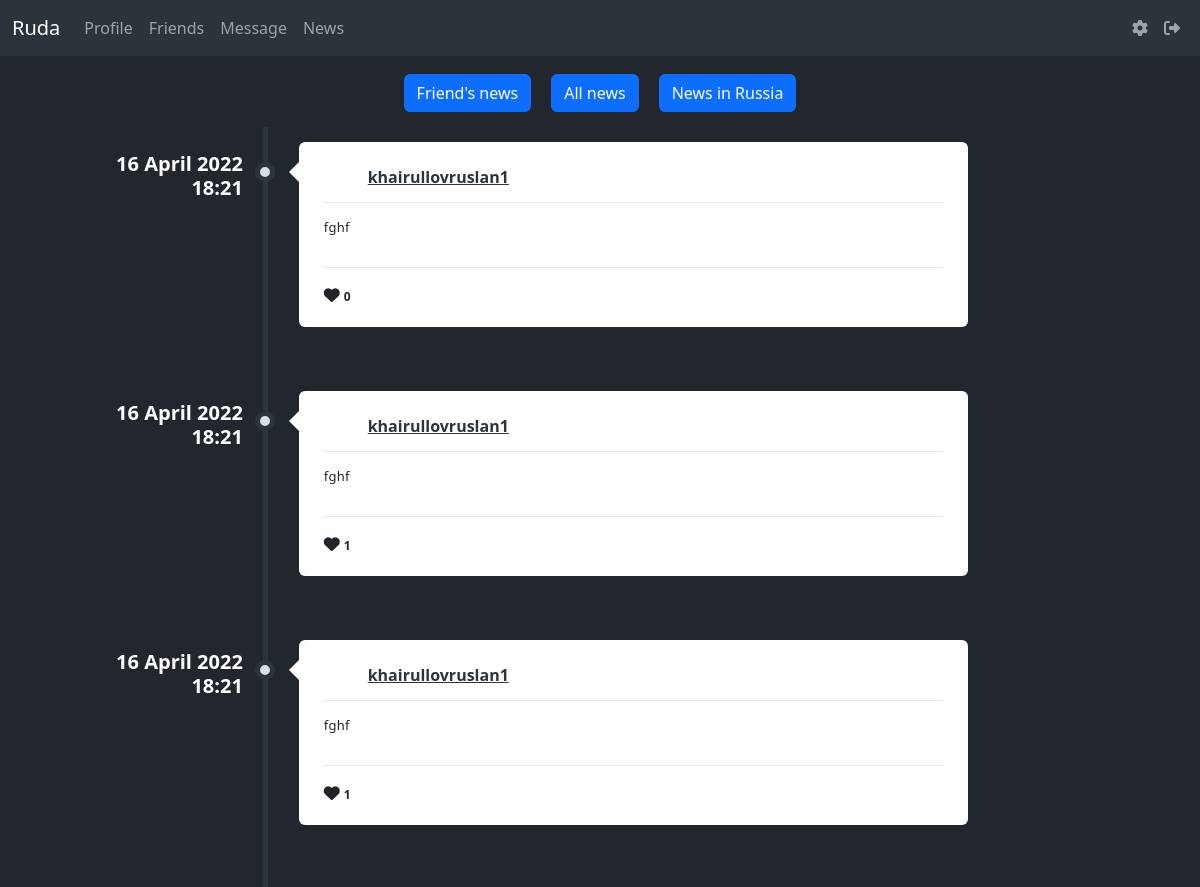
Before: /news (signed in, upper part) with the older database file.
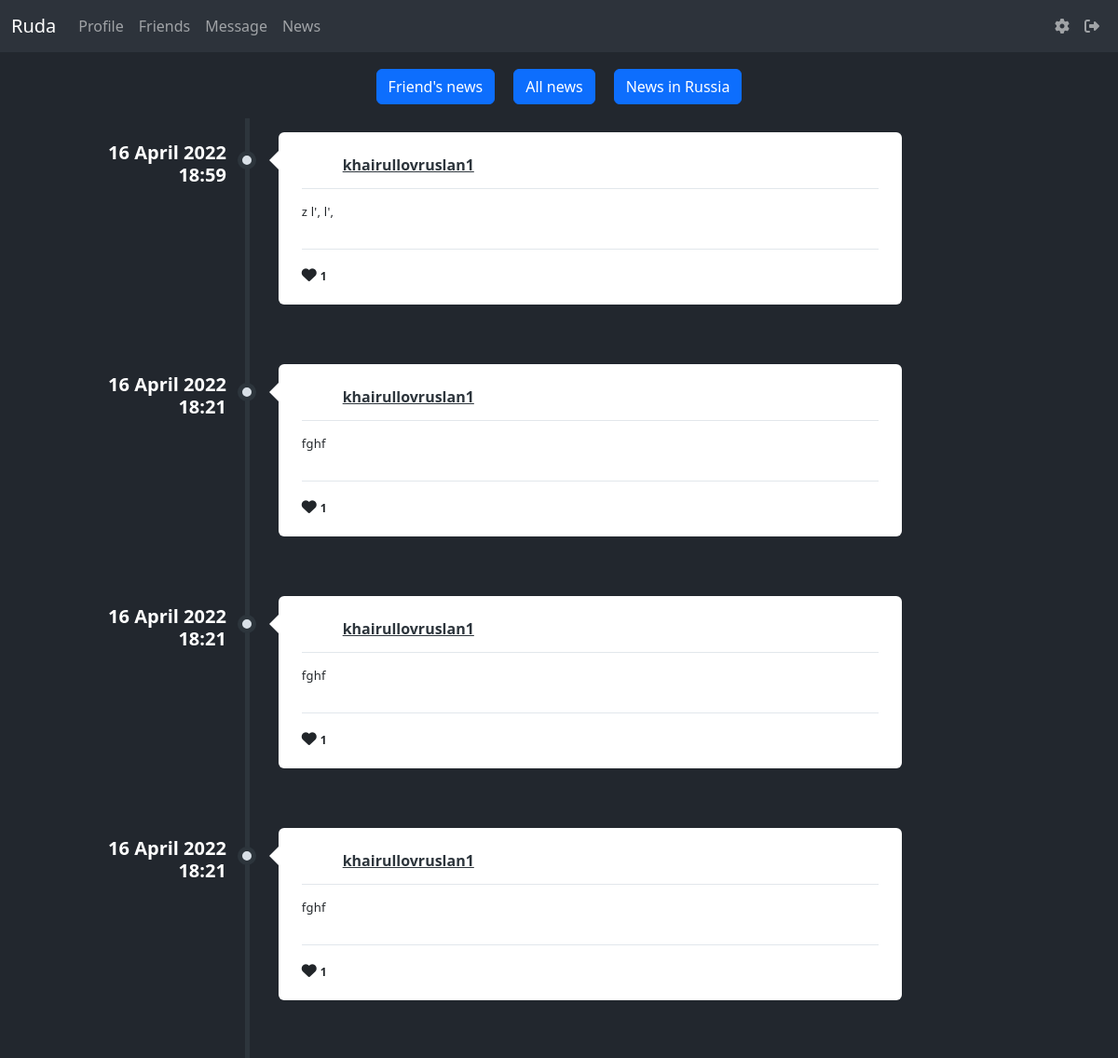
After: the same page with the newer database file.
### data/posts.py (models this page shows)
class Posts(SqlAlchemyBase):
    __tablename__ = 'posts'
    id = sqlalchemy.Column(sqlalchemy.Integer,
                           primary_key=True, autoincrement=True)
    content = sqlalchemy.Column(sqlalchemy.String, nullable=True)
    image = sqlalchemy.Column(sqlalchemy.String, nullable=True)
    likes = sqlalchemy.Column(sqlalchemy.String,
                              nullable=True, default='')
    created_date = sqlalchemy.Column(sqlalchemy.DateTime,
                                     default=datetime.datetime.now)
    user_id = sqlalchemy.Column(sqlalchemy.Integer,
                                sqlalchemy.ForeignKey("users.id"))
    user = orm.relation('User')

### data/users.py (models this page shows, shortened)
class User(SqlAlchemyBase, UserMixin):
    __tablename__ = 'users'
    id = sqlalchemy.Column(sqlalchemy.Integer, primary_key=True, autoincrement=True)
    name = sqlalchemy.Column(sqlalchemy.String, unique=True, nullable=True)
    about = sqlalchemy.Column(sqlalchemy.String, nullable=True)
    second_email = sqlalchemy.Column(sqlalchemy.String, nullable=True)
    github = sqlalchemy.Column(sqlalchemy.String, nullable=True)
    image = sqlalchemy.Column(sqlalchemy.String, default="default.jpg")
    email = sqlalchemy.Column(sqlalchemy.String, index=True, unique=True, nullable=True)
    followings = sqlalchemy.Column(sqlalchemy.String, nullable=True, default='')
    followers = sqlalchemy.Column(sqlalchemy.String, nullable=True, default='')
    hashed_password = sqlalchemy.Column(sqlalchemy.String, nullable=True)
    created_date = sqlalchemy.Column(sqlalchemy.DateTime, default=datetime.datetime.now)

### main.py (the view)
@app.route('/news', methods=['GET', 'POST'])
@login_required
def news():
    db_sess = db_session.create_session()
    if request.method == 'POST':
        data = request.form
        if 'all' in list(dict(data).keys()):
            posts = db_sess.query(Posts).filter(Posts.user_id != current_user.id).all()
        elif 'friends' in list(dict(data).keys()):
            friends = current_user.followings.split(', ')
            if friends[0] != '':
                friends_id = list(map(int, friends))
                posts = db_sess.query(Posts).filter(Posts.user_id.in_(friends_id)).all()
            else:
                posts = []
    else:
        friends = current_user.followings.split(', ')
        if friends:
            friends_id = list(map(int, friends))
            posts = db_sess.query(Posts).filter(Posts.user_id.in_(friends_id)).all()
        else:
            posts = db_sess.query(Posts).filter(Posts.user_id != current_user.id).all()
    return render_template('news.html', title='Friends', posts=posts)

### data/db_session.py (called while the page is built)
def create_session() -> Session:
    global __factory
    return __factory()

### main.py (called while the page is built)
@login_manager.user_loader
def load_user(user_id):
    db_sess = db_session.create_session()
    return db_sess.query(User).get(user_id)

### templates/news.html (shortened to what this page needs)
{% extends "base.html" %}
{% block content %}
<form method="post" enctype="multipart/form-data">
    <div class="news_buttons">
        <button type="submit" class="btn btn-primary" name="friends">Friend's news</button>
        <button type="submit" class="btn btn-primary" name="all">All news</button>
        <button type="submit" class="btn btn-primary" name="api">News in Russia</button>
    </div>
</form>
<div>
            <ul class="timeline">
                {% for item in posts|reverse%}
                {% if posts %}
                <li>
                    <div class="timeline-time">
                        <span class="time" style="color: white;">{{item.created_date.strftime('%d %B %Y')}}</span>
                        <span class="time" style="color: white;">{{item.created_date.strftime('%H:%M')}}</span>
                    </div>
                    <div class="timeline-icon">
                        <a href="#"></a>
                    </div>
                    <div class="timeline-body">
                        <div class="timeline-header">
                            <span class="userimage"><a href="/profile/{{item.user.name}}"><img src="../static/avatars/{{item.user.image}}" alt=""></a></span>
                            <span class="username"><a href="/profile/{{item.user.name}}">{{item.user.name}}</a></span>
                        </div>
                        <div class="timeline-content">
                            <p>
                                {{item.content}}
                            </p>
                        </div>
                        <div class="timeline-footer">
                            <form method="post" enctype="multipart/form-data">
                                {% set list1 = item.likes.split(', ') %}
                                {% set user_id_ = current_user.id | string() %}
                                {% if user_id_ in list1 %}
                                    <i
                                      class="fa-solid fa-heart text-danger"
                                      id="like-button-{{item.id}}"
                                      onclick="like({{item.id}})"
                                    ></i>
                                {% else %}
                                    <i
                                      class="fa-solid fa-heart"
                                      id="like-button-{{item.id}}"
                                      onclick="like({{item.id}})"
                                    ></i>
                                {% endif %}
                                <span class="stats-total" id="likes-count-{{item.id}}">{{ item.likes|length }}</span>
                            </form>
                        </div>
                    </div>
                    <br>
                </li>
                {% else %}
                    <div class="friends__error">
                        <h1 style="color: white;">Nothing found</h1>
                        <a href="/news">Click here to see news of all users</a>
                    </div>
                {% endif %}
                {% endfor %}
            </ul>
        </div>
{% endblock %}

Changed rows visible on the page:
added Posts: created_date "16 April 2022", created_date "18:59", user.name "khairullovruslan1", content "z l', l',", likes|length "1"
changed Posts (number 2 of 4 on the later page): likes|length "0" → "1"
